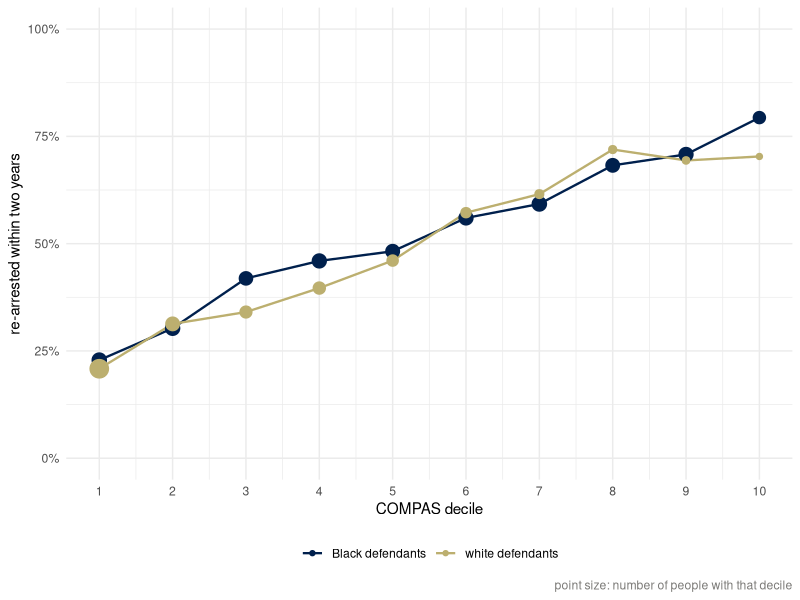
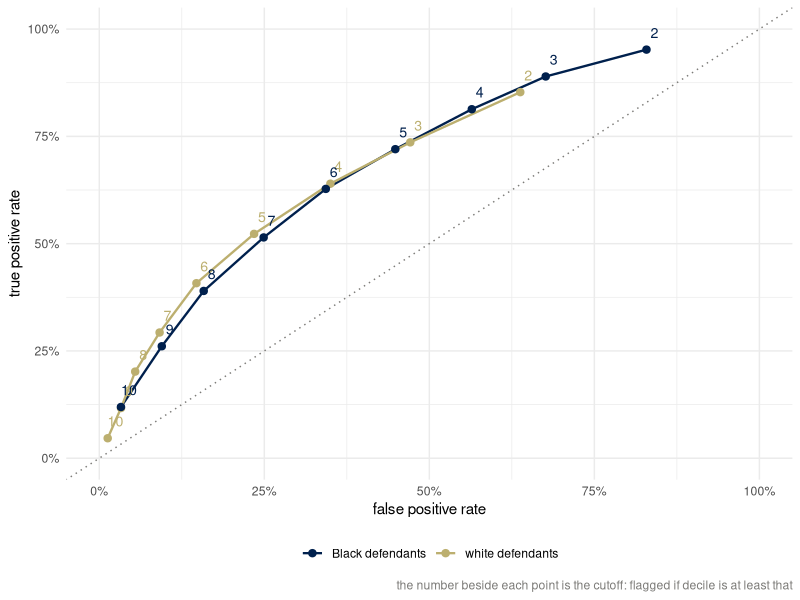

Write R code to recreate these figures, in order.
## ---- chunk 1
library(ggplot2)
library(dplyr)
theme_set(theme_minimal())
set.seed(313)
# cividis: viridisLite::cividis(9)[c(1, 3, 5, 6, 7, 9)]
navy <- "#00204D"; slate <- "#414D6B"; cgray <- "#7C7B78"; khaki <- "#9B9477"; gold <- "#BCAF6F"; yellow <- "#FFEA46"
two <- c(navy, gold)               # the two groups, wherever there are two

# COMPAS, Broward County, Florida: the people in ProPublica's two-year file
# (compas-scores-two-years.csv, github.com/propublica/compas-analysis, 7,214 rows) whose
# race is recorded as African-American or Caucasian (6,150), counted by decile score and
# by whether they were re-arrested within two years. Counts only; no row-level data.
counts <- read.csv("../../files/compas_counts.csv") |>
  mutate(group = factor(race, levels = c("African-American", "Caucasian"),
                        labels = c("Black defendants", "white defendants")))
rates_at <- function(thr) {
  counts |>
    group_by(group) |>
    summarize(total = sum(n),           # not named n: later lines index the count column n
              p = sum(n[two_year_recid == 1]) / total,
              FPR = sum(n[decile >= thr & two_year_recid == 0]) / sum(n[two_year_recid == 0]),
              FNR = sum(n[decile <  thr & two_year_recid == 1]) / sum(n[two_year_recid == 1]),
              TPR = 1 - FNR,
              PPV = sum(n[decile >= thr & two_year_recid == 1]) / sum(n[decile >= thr]),
              NPV = sum(n[decile <  thr & two_year_recid == 0]) / sum(n[decile <  thr]),
              flagged = sum(n[decile >= thr]) / total,
              .groups = "drop") |>
    rename(n = total) |>
    mutate(threshold = thr)
}
at5 <- rates_at(5)
sweep <- bind_rows(lapply(1:10, rates_at))
pct <- function(x) sprintf("%.0f%%", 100 * x)
pct1 <- function(x) sprintf("%.1f%%", 100 * x)
odds <- function(p) p / (1 - p)
## ---- chunk 2
at5 |>
  transmute(` ` = as.character(group), n = format(n, big.mark = ","),
            `re-arrested within 2 years` = pct1(p), flagged = pct1(flagged),
            FPR = pct1(FPR), FNR = pct1(FNR), PPV = pct1(PPV), NPV = pct1(NPV)) |>
  knitr::kable(align = "lrrrrrrr")
## ---- chunk 3
counts |>
  group_by(group, decile) |>
  summarize(total = sum(n), rate = sum(n[two_year_recid == 1]) / total, .groups = "drop") |>
  ggplot(aes(decile, rate, color = group)) +
  geom_line(linewidth = 0.8) +
  geom_point(aes(size = total)) +
  scale_color_manual(values = two, name = NULL) +
  scale_size_area(max_size = 6, guide = "none") +
  scale_x_continuous(breaks = 1:10) +
  scale_y_continuous(labels = scales::percent_format(accuracy = 1), limits = c(0, 1)) +
  labs(x = "COMPAS decile", y = "re-arrested within two years",
       caption = "point size: number of people with that decile") +
  theme(legend.position = "bottom", plot.caption = element_text(color = cgray))
## ---- chunk 4
sweep |>
  filter(threshold >= 2) |>
  ggplot(aes(FPR, TPR, color = group)) +
  geom_abline(intercept = 0, slope = 1, linetype = "dotted", color = cgray) +
  geom_line(linewidth = 0.8) +
  geom_point(size = 2.2) +
  geom_text(aes(label = threshold), nudge_y = 0.04, nudge_x = 0.012, size = 3.6, show.legend = FALSE) +
  scale_color_manual(values = two, name = NULL) +
  scale_x_continuous(labels = scales::percent_format(accuracy = 1), limits = c(0, 1)) +
  scale_y_continuous(labels = scales::percent_format(accuracy = 1), limits = c(0, 1)) +
  labs(x = "false positive rate", y = "true positive rate",
       caption = "the number beside each point is the cutoff: flagged if decile is at least that") +
  theme(legend.position = "bottom", plot.caption = element_text(color = cgray))
